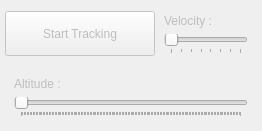
    <widget class="QWidget" name="widgetControls" native="true">
     <property name="enabled">
      <bool>false</bool>
     </property>
     <layout class="QVBoxLayout" name="verticalLayout_3" stretch="0,0">
      <property name="spacing">
       <number>5</number>
      </property>
      <property name="leftMargin">
       <number>5</number>
      </property>
      <property name="topMargin">
       <number>5</number>
      </property>
      <property name="rightMargin">
       <number>5</number>
      </property>
      <property name="bottomMargin">
       <number>5</number>
      </property>
      <item>
       <widget class="QWidget" name="widget_3" native="true">
        <layout class="QHBoxLayout" name="horizontalLayout">
         <property name="spacing">
          <number>0</number>
         </property>
         <property name="leftMargin">
          <number>0</number>
         </property>
         <property name="topMargin">
          <number>0</number>
         </property>
         <property name="rightMargin">
          <number>0</number>
         </property>
         <property name="bottomMargin">
          <number>0</number>
         </property>
         <item>
          <widget class="QPushButton" name="btnStart">
           <property name="minimumSize">
            <size>
             <width>150</width>
             <height>45</height>
            </size>
           </property>
           <property name="styleSheet">
            <string notr="true">font: 14pt &quot;MS Shell Dlg 2&quot;;</string>
           </property>
           <property name="text">
            <string>Start Tracking</string>
           </property>
          </widget>
         </item>
         <item>
          <widget class="QWidget" name="verticalWidget" native="true">
           <layout class="QVBoxLayout" name="verticalLayout">
            <item>
             <widget class="QLabel" name="lblVelocity">
              <property name="styleSheet">
               <string notr="true">font: 16pt &quot;MS Shell Dlg 2&quot;;</string>
              </property>
              <property name="text">
               <string>Velocity :</string>
              </property>
             </widget>
            </item>
            <item>
             <widget class="QSlider" name="velocitySlider">
              <property name="styleSheet">
               <string>font: 14pt &quot;MS Shell Dlg 2&quot;;</string>
              </property>
              <property name="minimum">
               <number>1</number>
              </property>
              <property name="maximum">
               <number>8</number>
              </property>
              <property name="pageStep">
               <number>1</number>
              </property>
              <property name="tracking">
               <bool>true</bool>
              </property>
              <property name="orientation">
               <enum>Qt::Horizontal</enum>
              </property>
              <property name="tickPosition">
               <enum>QSlider::TicksBelow</enum>
              </property>
              <property name="tickInterval">
               <number>1</number>
              </property>
             </widget>
            </item>
           </layout>
          </widget>
         </item>
        </layout>
       </widget>
      </item>
      <item>
       <widget class="QWidget" name="widget" native="true">
        <layout class="QVBoxLayout" name="verticalLayout_2">
         <property name="spacing">
          <number>6</number>
         </property>
         <property name="leftMargin">
          <number>9</number>
         </property>
         <property name="topMargin">
          <number>9</number>
         </property>
         <property name="rightMargin">
          <number>9</number>
         </property>
         <property name="bottomMargin">
          <number>9</number>
         </property>
         <item>
          <widget class="QLabel" name="lblAltitude">
           <property name="styleSheet">
            <string notr="true">font: 14pt &quot;MS Shell Dlg 2&quot;;</string>
           </property>
           <property name="text">
            <string>Altitude :</string>
           </property>
          </widget>
         </item>
         <item>
          <widget class="QSlider" name="altitudeSlider">
           <property name="maximum">
            <number>15000</number>
           </property>
           <property name="singleStep">
            <number>1</number>
           </property>
           <property name="orientation">
            <enum>Qt::Horizontal</enum>
           </property>
           <property name="tickPosition">
            <enum>QSlider::TicksBelow</enum>
           </property>
           <property name="tickInterval">
            <number>100</number>
           </property>
          </widget>
         </item>
        </layout>
       </widget>
      </item>
     </layout>
    </widget>
